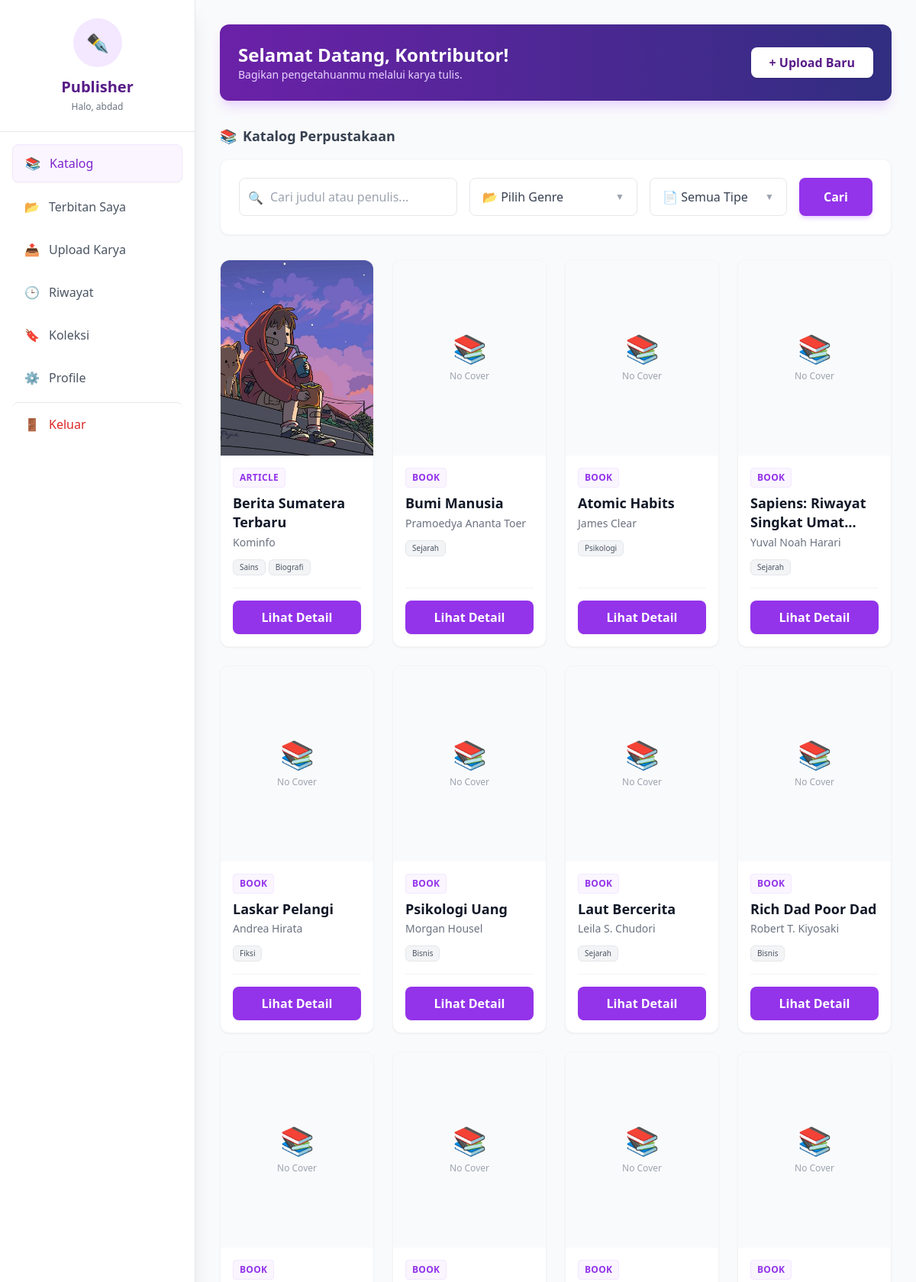
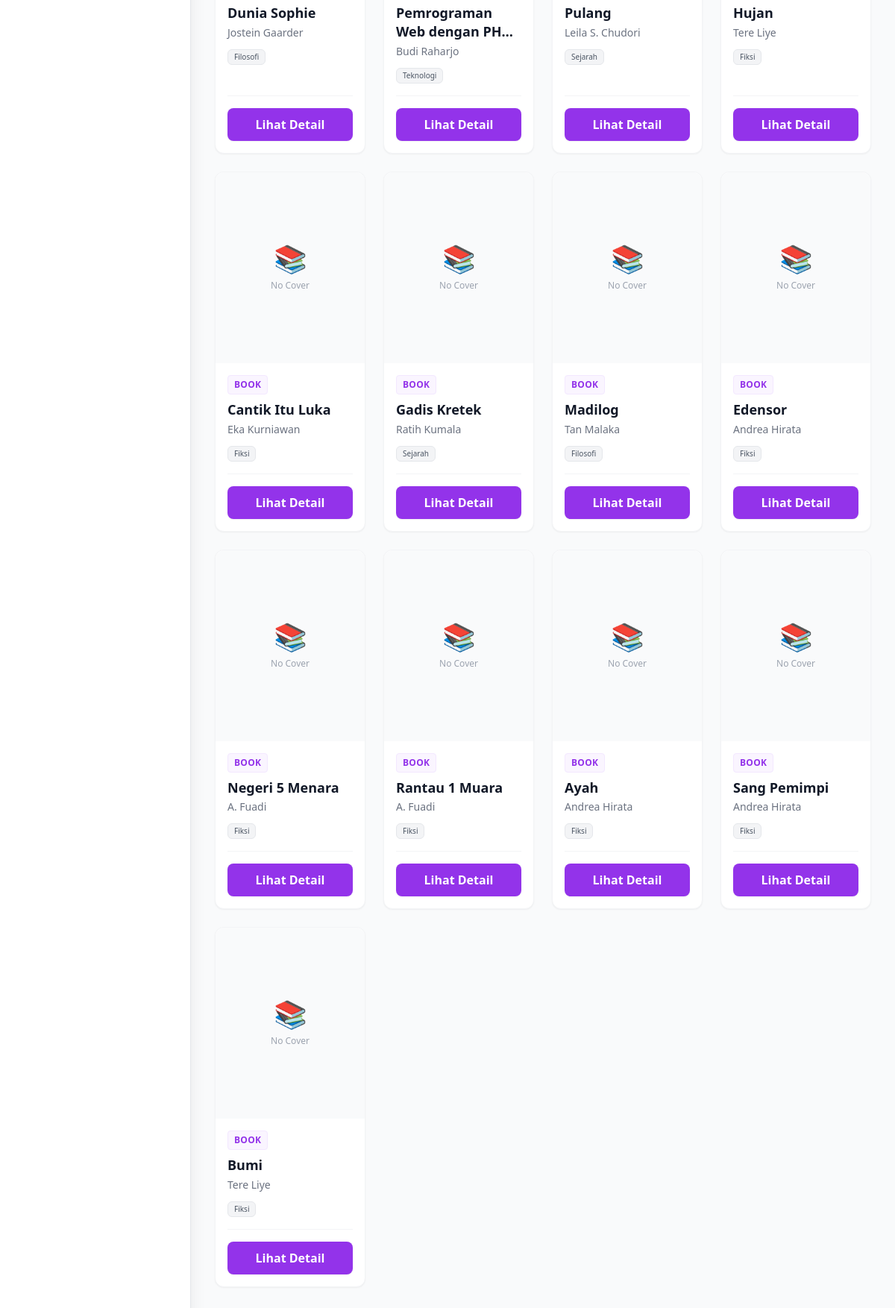
The page /Frontend/dashboard-publisher.php (signed in) on the database its author committed (2 pictures, top to bottom).
### tables this page shows
CREATE TABLE `books` (
  `id` int(11) NOT NULL,
  `title` varchar(255) NOT NULL,
  `author` varchar(255) NOT NULL,
  `description` text DEFAULT NULL,
  `cover` varchar(255) DEFAULT NULL,
  `file_path` varchar(255) DEFAULT NULL,
  `link` text DEFAULT NULL,
  `year` int(11) DEFAULT NULL,
  `type` enum('BOOK','JOURNAL','ARTICLE') DEFAULT 'BOOK',
  `status` enum('APPROVED','PENDING','REJECTED') DEFAULT 'APPROVED',
  `uploaded_by` int(11) DEFAULT NULL,
  `created_at` timestamp NOT NULL DEFAULT current_timestamp()
);

### Frontend/dashboard-publisher.php (the view, shortened to what this page needs)
<?php
require_once dirname(__DIR__) . '/Backend/config.php';
$search = isset($_GET['search']) ? mysqli_real_escape_string($conn, $_GET['search']) : '';
$filter_type = isset($_GET['type']) ? $_GET['type'] : '';
$filter_genres = isset($_GET['genres']) ? $_GET['genres'] : [];
$sql = "SELECT b.id, b.title, b.author, b.cover, b.type, GROUP_CONCAT(g.name SEPARATOR ', ') as genre_names
        FROM books b
        LEFT JOIN book_genres bg ON b.id = bg.book_id
        LEFT JOIN genres g ON bg.genre_id = g.id
        WHERE b.status='APPROVED' ";
$sql .= " GROUP BY b.id ORDER BY b.created_at DESC";
$books = mysqli_query($conn, $sql);
$type_map = [
    '' => '📄 Semua Tipe',
    'BOOK' => '📘 Buku',
    'JOURNAL' => '📓 Jurnal',
    'ARTICLE' => '📰 Artikel'
];
$active_type_label = isset($type_map[$filter_type]) ? $type_map[$filter_type] : $type_map[''];
?>
<!DOCTYPE html>
<html lang="id">
<head>
    <script src="https://cdn.tailwindcss.com"></script>
</head>
<body class="bg-gray-50 font-sans">
    <div class="flex min-h-screen">
        <aside id="sidebar" class="w-64 bg-white shadow-xl fixed inset-y-0 left-0 z-40 border-r transform -translate-x-full lg:translate-x-0 transition-transform duration-300">
            <div class="p-6 border-b flex flex-col items-center relative">
                <div class="w-16 h-16 bg-purple-100 rounded-full flex items-center justify-center text-2xl mb-3">✒️</div>
                <h1 class="text-xl font-bold text-purple-900">Publisher</h1>
                <p class="text-xs text-gray-500 mt-1">Halo, <?= htmlspecialchars($_SESSION['name']) ?></p>
            </div>
            <nav class="p-4 space-y-2">
                <a href="dashboard-publisher.php" class="flex items-center gap-3 px-4 py-3 bg-purple-50 text-purple-700 rounded-lg font-medium border border-purple-100 shadow-sm">
                    <span>📚</span> Katalog
                </a>
                <a href="my_publications.php" class="flex items-center gap-3 px-4 py-3 text-gray-600 hover:bg-purple-50 hover:text-purple-700 rounded-lg font-medium transition duration-200">
                    <span>📂</span> Terbitan Saya
                </a>
                <a href="upload.php" class="flex items-center gap-3 px-4 py-3 text-gray-600 hover:bg-purple-50 hover:text-purple-700 rounded-lg font-medium transition duration-200">
                    <span>📤</span> Upload Karya
                </a>
                <a href="history.php" class="flex items-center gap-3 px-4 py-3 text-gray-600 hover:bg-purple-50 hover:text-purple-700 rounded-lg font-medium transition duration-200">
                    <span>🕒</span> Riwayat
                </a>
                <a href="saved_books.php" class="flex items-center gap-3 px-4 py-3 text-gray-600 hover:bg-purple-50 hover:text-purple-700 rounded-lg font-medium transition duration-200">
                    <span>🔖</span> Koleksi
                </a>
                <a href="profile.php" class="flex items-center gap-3 px-4 py-3 text-gray-600 hover:bg-purple-50 hover:text-purple-700 rounded-lg font-medium transition duration-200">
                    <span>⚙️</span> Profile
                </a>
                <a href="logout.php" class="flex items-center gap-3 px-4 py-3 text-red-600 hover:bg-red-50 rounded-lg mt-auto pt-4 border-t">
                    <span>🚪</span> Keluar
                </a>
            </nav>
        </aside>
        <main class="flex-1 lg:ml-64 p-8 transition-all duration-300">
            <div class="mb-8 bg-gradient-to-r from-purple-800 to-indigo-900 text-white rounded-xl p-6 shadow-lg shadow-purple-200 flex flex-col md:flex-row justify-between items-center gap-4">
                <div>
                    <h2 class="text-2xl font-bold">Selamat Datang, Kontributor!</h2>
                    <p class="text-purple-200 text-sm">Bagikan pengetahuanmu melalui karya tulis.</p>
                </div>
                <a href="upload.php" class="bg-white text-purple-900 px-6 py-2 rounded-lg font-bold hover:bg-purple-50 hover:scale-105 transition transform shadow w-full md:w-auto text-center">
                    + Upload Baru
                </a>
            </div>
            <h3 class="text-lg font-bold text-gray-700 mb-4 flex items-center gap-2">
                <span>📚</span> Katalog Perpustakaan
            </h3>
            <div class="bg-white p-6 rounded-xl shadow-sm border border-gray-100 mb-8 flex flex-col gap-4 relative z-10">
                <form method="GET" class="flex flex-col md:flex-row gap-4 w-full items-stretch">
                    <div class="flex-1 relative">
                        <input type="text" name="search" value="<?= htmlspecialchars($search) ?>" placeholder="Cari judul atau penulis..." class="w-full pl-10 pr-4 py-3 border border-gray-200 rounded-lg focus:ring-2 focus:ring-purple-200 focus:border-purple-400 outline-none transition h-full">
                        <span class="absolute left-3 top-3.5 text-gray-400">🔍</span>
                    </div>
                    <div class="relative min-w-[220px]" id="genreDropdownContainer">
                        <button type="button" onclick="toggleGenreDropdown()" class="w-full h-full px-4 py-3 border border-gray-200 rounded-lg bg-white outline-none focus:ring-2 focus:ring-purple-200 focus:border-purple-400 text-left flex justify-between items-center text-gray-700 transition hover:bg-purple-50">
                            <span id="genreLabel" class="truncate mr-2">
                                <?= empty($filter_genres) ? '📂 Pilih Genre' : count($filter_genres) . ' Genre Dipilih' ?>
                            </span>
                            <span class="text-gray-400 text-xs transform transition-transform duration-200" id="genreArrow">▼</span>
                        </button>
                    </div>
                    <div class="relative min-w-[180px]" id="typeDropdownContainer">
                        <button type="button" onclick="toggleTypeDropdown()" class="w-full h-full px-4 py-3 border border-gray-200 rounded-lg bg-white outline-none focus:ring-2 focus:ring-purple-200 focus:border-purple-400 text-left flex justify-between items-center text-gray-700 transition hover:bg-purple-50">
                            <span id="typeLabel" class="truncate mr-2"><?= $active_type_label ?></span>
                            <span class="text-gray-400 text-xs transform transition-transform duration-200" id="typeArrow">▼</span>
                        </button>
                    </div>
                    <button type="submit" class="px-8 py-3 bg-purple-600 text-white rounded-lg hover:bg-purple-700 font-bold transition shadow-md shadow-purple-200 flex-shrink-0">
                        Cari
                    </button>
                </form>
            </div>
            <div class="grid grid-cols-1 sm:grid-cols-2 lg:grid-cols-4 gap-6 pb-20">
                <?php while ($book = mysqli_fetch_assoc($books)) { ?>
                    <div class="bg-white rounded-xl shadow-sm border border-gray-100 hover:shadow-xl hover:shadow-purple-100 hover:border-purple-200 transition duration-300 flex flex-col h-full group transform hover:-translate-y-1">
                        <div class="h-64 bg-gray-200 relative overflow-hidden rounded-t-xl">
                            <?php
                            $coverPath = '../uploads/covers/' . $book['cover'];
                            if (!empty($book['cover']) && file_exists($coverPath)):
                            ?>
                                <img src="<?= $coverPath ?>" class="w-full h-full object-cover group-hover:scale-110 transition duration-500">
                            <?php else: ?>
                                <div class="w-full h-full flex flex-col items-center justify-center text-gray-400 bg-gray-50">
                                    <span class="text-4xl mb-2">📚</span><span class="text-xs">No Cover</span>
                                </div>
                            <?php endif; ?>
                            <div class="absolute inset-0 bg-purple-900 bg-opacity-0 group-hover:bg-opacity-10 transition duration-300"></div>
                        </div>
                        <div class="p-4 flex-1 flex flex-col">
                            <div class="flex justify-between items-start mb-2">
                                <div class="text-xs font-semibold text-purple-600 tracking-wide uppercase bg-purple-50 px-2 py-1 w-fit rounded border border-purple-100">
                                    <?= $book['type'] ?>
                                </div>
                            </div>
                            <h3 class="font-bold text-gray-900 text-lg mb-1 leading-snug line-clamp-2 group-hover:text-purple-700 transition" title="<?= htmlspecialchars($book['title']) ?>">
                                <?= htmlspecialchars($book['title']) ?>
                            </h3>
                            <p class="text-sm text-gray-500 mb-3 font-medium">
                                <?= htmlspecialchars($book['author']) ?>
                            </p>
                            <div class="flex flex-wrap gap-1 mb-4">
                                <?php
                                $g_names = explode(',', $book['genre_names']);
                                foreach ($g_names as $gn):
                                ?>
                                    <span class="px-2 py-0.5 bg-gray-100 text-gray-600 text-[10px] rounded-md border border-gray-200 group-hover:border-purple-100 group-hover:bg-purple-50 group-hover:text-purple-600 transition">
                                        <?= trim($gn) ?>
                                    </span>
                                <?php endforeach; ?>
                            </div>
                            <div class="mt-auto pt-4 border-t border-gray-100">
                                <a href="detail.php?id=<?= $book['id'] ?>" class="block w-full text-center py-2.5 bg-purple-600 text-white rounded-lg hover:bg-purple-700 font-bold transition shadow-sm hover:shadow-md">
                                    Lihat Detail
                                </a>
                            </div>
                        </div>
                    </div>
                <?php } ?>
            </div>
        </main>
    </div>
</body>
</html>

### rows shown on the page
books: cover (picture), type "ARTICLE", title "Berita Sumatera Terbaru", author "Kominfo", gn "Sains", gn "Biografi"
books: shows "No Cover", type "BOOK", title "Bumi Manusia", author "Pramoedya Ananta Toer", gn "Sejarah"
books: shows "No Cover", type "BOOK", title "Atomic Habits", author "James Clear", gn "Psikologi"
books: shows "No Cover", type "BOOK", title "Sapiens: Riwayat Singkat…", author "Yuval Noah Harari", gn "Sejarah"
books: shows "No Cover", type "BOOK", title "Laskar Pelangi", author "Andrea Hirata", gn "Fiksi"
books: shows "No Cover", type "BOOK", title "Psikologi Uang", author "Morgan Housel", gn "Bisnis"
books: shows "No Cover", type "BOOK", title "Laut Bercerita", author "Leila S. Chudori", gn "Sejarah"
books: shows "No Cover", type "BOOK", title "Rich Dad Poor Dad", author "Robert T. Kiyosaki", gn "Bisnis"
books: shows "No Cover", type "BOOK", title "Dunia Sophie", author "Jostein Gaarder", gn "Filosofi"
books: shows "No Cover", type "BOOK", title "Pemrograman Web dengan…", author "Budi Raharjo", gn "Teknologi"
books: shows "No Cover", type "BOOK", title "Pulang", author "Leila S. Chudori", gn "Sejarah"
books: shows "No Cover", type "BOOK", title "Hujan", author "Tere Liye", gn "Fiksi"
books: shows "No Cover", type "BOOK", title "Cantik Itu Luka", author "Eka Kurniawan", gn "Fiksi"
books: shows "No Cover", type "BOOK", title "Gadis Kretek", author "Ratih Kumala", gn "Sejarah"
books: shows "No Cover", type "BOOK", title "Madilog", author "Tan Malaka", gn "Filosofi"
books: shows "No Cover", type "BOOK", title "Edensor", author "Andrea Hirata", gn "Fiksi"
books: shows "No Cover", type "BOOK", title "Negeri 5 Menara", author "A. Fuadi", gn "Fiksi"
books: shows "No Cover", type "BOOK", title "Rantau 1 Muara", author "A. Fuadi", gn "Fiksi"
books: shows "No Cover", type "BOOK", title "Ayah", author "Andrea Hirata", gn "Fiksi"
books: shows "No Cover", type "BOOK", title "Sang Pemimpi", author "Andrea Hirata", gn "Fiksi"
books: shows "No Cover", type "BOOK", title "Bumi", author "Tere Liye", gn "Fiksi"

### other values the page prints
$_SESSION['name'] "abdad"
$active_type_label "📄 Semua Tipe"
